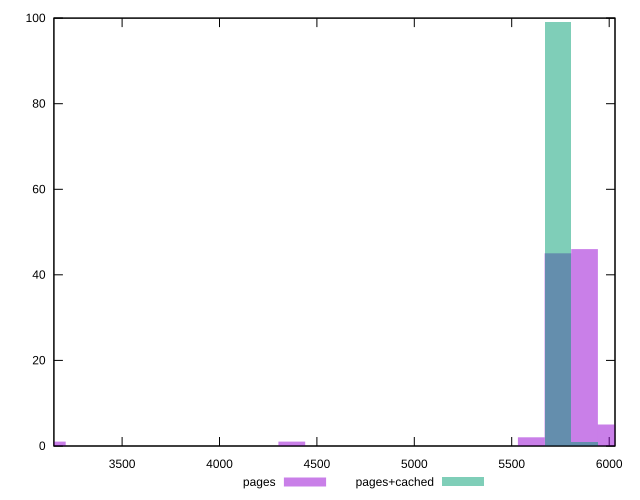

Generate this figure with gnuplot:
reset

$pages <<EOF
4370.843170944608 1
5873.320510956816 46
6009.909360048836 5
5736.731661864797 45
5600.142812772779 2
3141.5435291164367 1
EOF

$pagesCached <<EOF
5873.320510956816 1
5736.731661864797 99
EOF

set key outside below
set boxwidth 136.588849092019
set xrange [3150:6030]
set yrange [0:100]
set trange [0:100]
set style fill transparent solid 0.5 noborder
set terminal svg size 640, 500 enhanced background rgb 'white'
set output "report_00007_2020-12-11T15:55:29.892Z/uses-text-compression/comparison/histogram/1_vs_2.svg"

plot $pages title "pages" with boxes, \
     $pagesCached title "pages+cached" with boxes

reset
